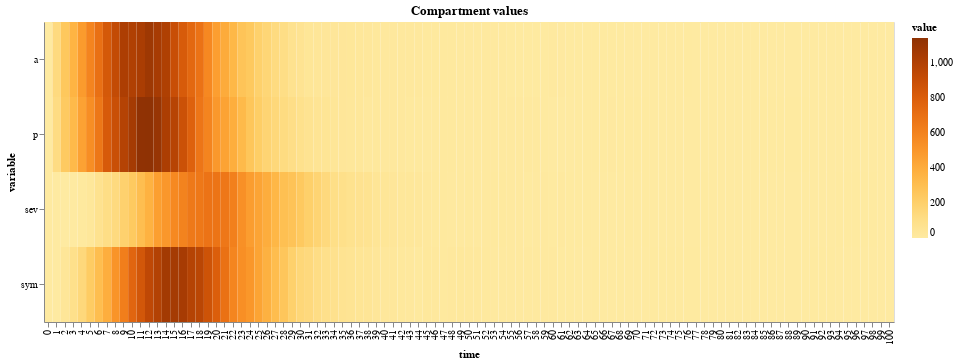

The cell this chart's notebook holds for it:
### Code cell
alt.Chart(
    c_m_2,
    title="Compartment Values Over Time (subset)"
).mark_rect().encode(
    x='time:O',
    y='variable:N',
    color=alt.Color('value:Q', scale=alt.Scale(scheme='yelloworangebrown'))
).properties(width=850)

### Figure 1 — Vega-Lite specification as saved in the notebook (floating-point values rounded to 4 significant figures; data arrays with more than 128 entries replaced by an {"elided": "..."} marker saying what was removed)
{"$schema": "https://vega.github.io/schema/vega-lite/v3.4.0.json", "config": {"mark": {"tooltip": null}, "view": {"height": 300, "width": 400}}, "data": {"name": "data-f77ca29c5c25a292205958541534c8c6"}, "datasets": {"data-f77ca29c5c25a292205958541534c8c6": {"elided": "404 records"}}, "encoding": {"color": {"field": "value", "scale": {"scheme": "yelloworangebrown"}, "type": "quantitative"}, "x": {"field": "time", "type": "ordinal"}, "y": {"field": "variable", "type": "nominal"}}, "mark": "rect", "title": "Compartment values", "width": 850}
